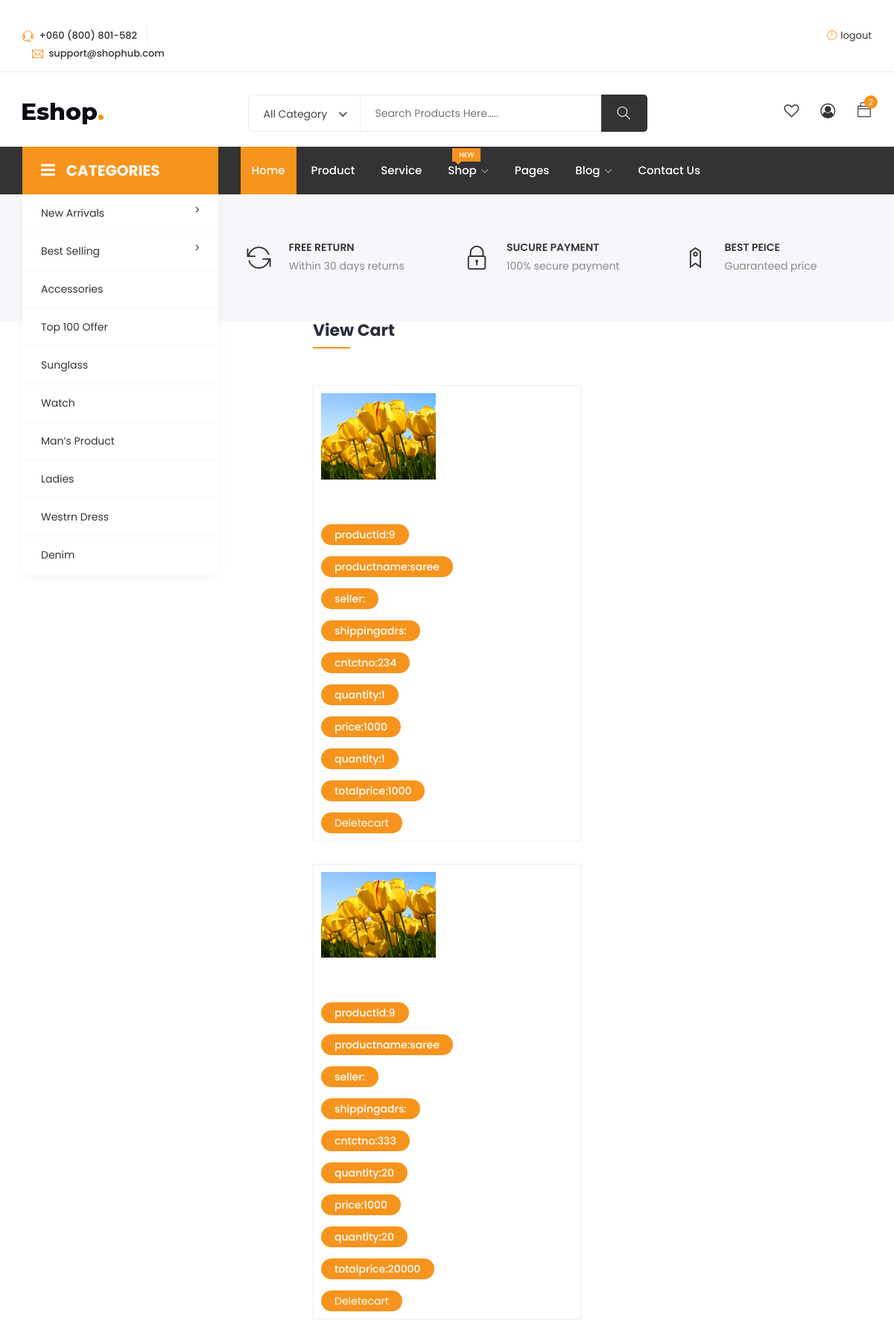
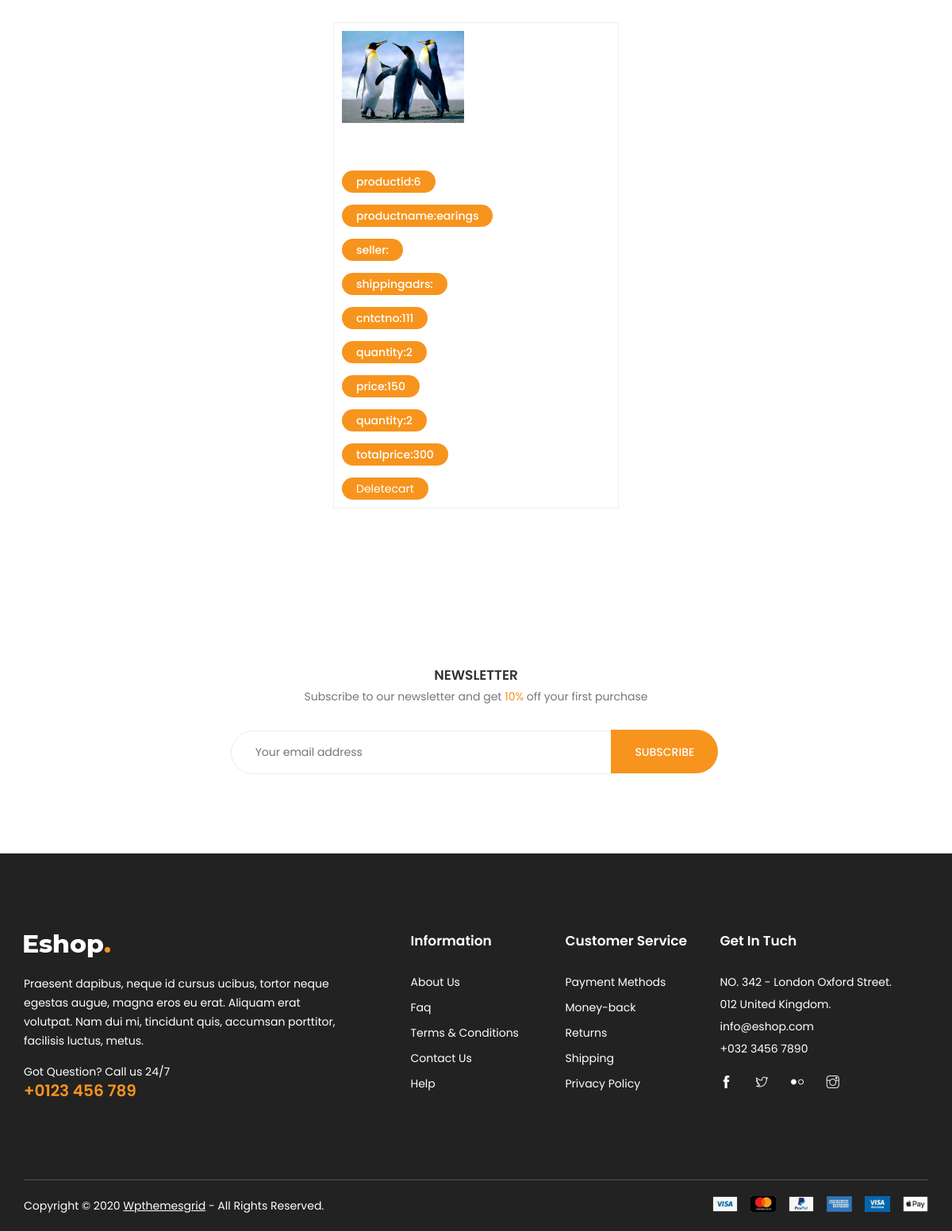
The page /viewcart/ (signed in) on the database its author committed (2 pictures, top to bottom).
### site_buyer/models.py (models this page shows)
class cart_tb(models.Model):
    productid=models.ForeignKey('site_seller.product_tb',on_delete=models.CASCADE)
    buyerid=models.ForeignKey('site_buyer.buyer_tb',on_delete=models.CASCADE)
    shippingadress=models.CharField(max_length=20)
    contactno=models.CharField(max_length=20)
    quantity=models.IntegerField()
    totalprice=models.IntegerField()

### site_seller/models.py (models this page shows)
class product_tb(models.Model):
    productname=models.CharField(max_length=20)
    file=models.FileField()
    price=models.IntegerField()
    details=models.CharField(max_length=20)
    stock=models.IntegerField()
    category=models.ForeignKey('site_admin.category_tb',on_delete=models.CASCADE)
    sellerid=models.ForeignKey('site_seller.sellerregister_tb',on_delete=models.CASCADE)

### site_buyer/views.py (the view)
# urls.py: url(r'^viewcart/$',buyerview.viewcart,name='viewcart'),
def viewcart(request):
    buyerid=request.session['id']
    cart=cart_tb.objects.filter(buyerid=buyerid)
    return render(request,'viewcart.html',{'data':cart})

### templates/viewcart.html (shortened to what this page needs)
{% extends 'base4.html' %}
{% block content %}
	<section class="shop-home-list section">
		<div class="container">
			<div class="row">
				<div class="col-lg-4 col-md-6 col-12" style="margin:0 auto">
					<div class="row">
						<div class="col-12">
							<div class="shop-section-title">
								<h1>view cart</h1>
							</div>
						</div>
					</div>
					{% for v in data %}
					<div class="single-list">
						<div class="row">
							<div class="col-lg-6 col-md-6 col-12" >
								<div class="list-image overlay">
									<img src="{{v.productid.file.url}}" height="100px" width="100px" alt="no pic">
								</div>
							</div>
							<div class="col-lg-8 col-12 style="margin:0 auto;width=100%">
								<div class="content">
									<p class="price with-discount">productid:{{v.productid.id}}</p>
									<p class="price with-discount">productname:{{v.productid.productname}}</p>
									<p class="price with-discount">seller:{{v.sellerid.name}}</p>
									<p class="price with-discount">shippingadrs:{{v.shippingaddress}}</p>
									<p class="price with-discount">cntctno:{{v.contactno}}</p>
									<p class="price with-discount">quantity:{{v.quantity}}</p>
									<p class="price with-discount">price:{{v.productid.price}}</p>
									<p class="price with-discount">quantity:{{v.quantity}}</p>
									<p class="price with-discount">totalprice:{{v.totalprice}}</p>
										<p class="price with-discount"><a href="{% url 'deletecart' v.id %}">Deletecart</a></p>
								</div>
							</div>
						</div>
					</div>
					{% endfor %}
				</div>
			</div>
		</div>
	</section>
	{% endblock %}

### rows shown on the page
cart_tb: productid.file (picture), productid.id "9", productid.productname "saree", contactno "234", quantity "1", productid.price "1000", totalprice "1000"
cart_tb: productid.file (picture), productid.id "9", productid.productname "saree", contactno "333", quantity "20", productid.price "1000", totalprice "20000"
cart_tb: productid.file (picture), productid.id "6", productid.productname "earings", contactno "111", quantity "2", productid.price "150", totalprice "300"
